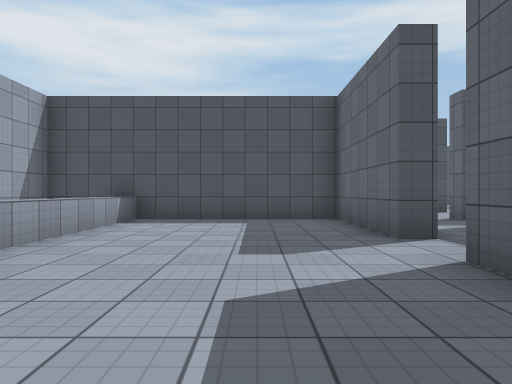
view 1 (above)

24 first-person views from a walk through a Unity game level. The camera is 1.2 m above the floor, looks level and sees 70° across. The floor is counted in squares, 2 m on a side. Each view is taken from the middle of a square. On the plan, view 1 faces up. The plan holds only what a view shows up to about 10 squares ahead; the rest is blank. The player character is not drawn. Surface patterns are stand-ins for the level's own textures.

view 2
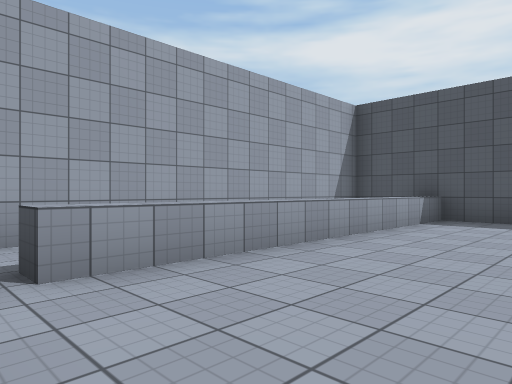

view 3
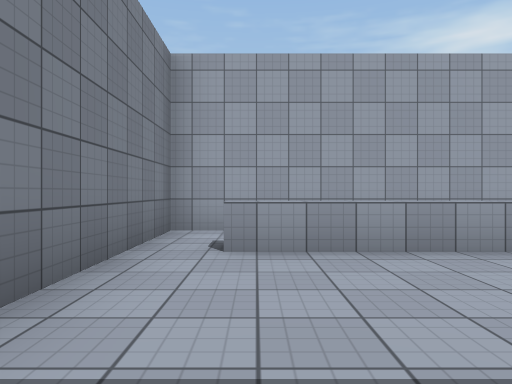

view 4
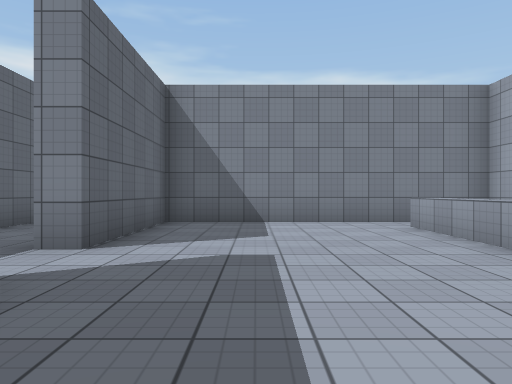

view 5
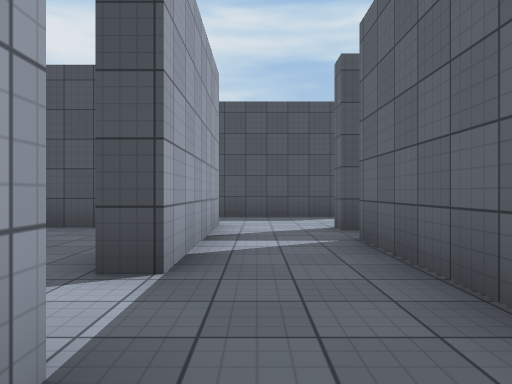

view 6
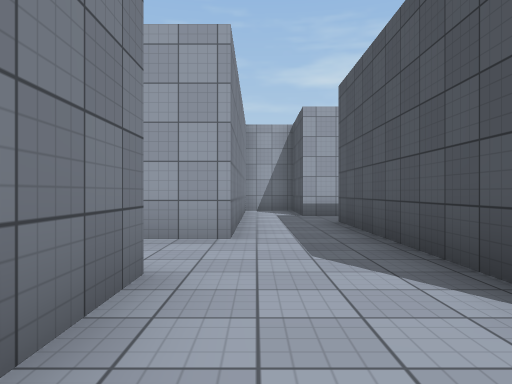

view 7
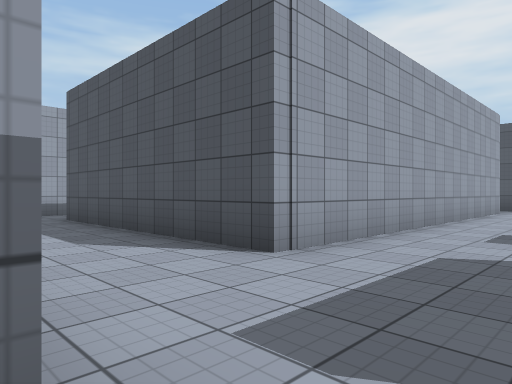

view 8
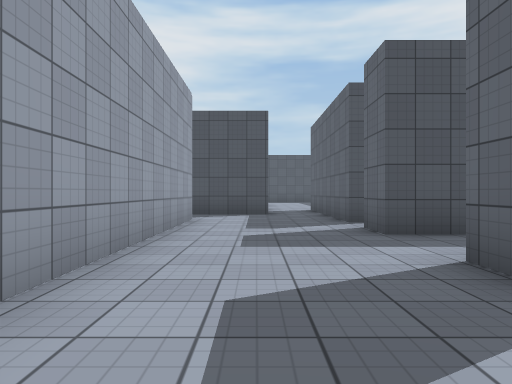

view 9
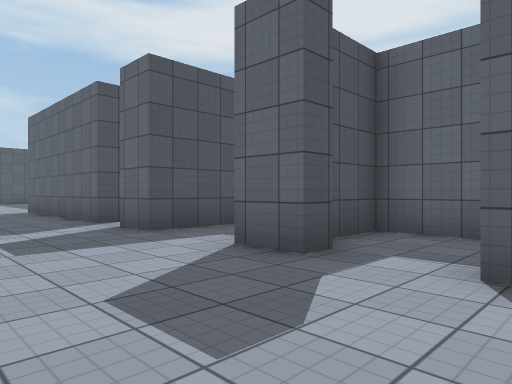

view 10
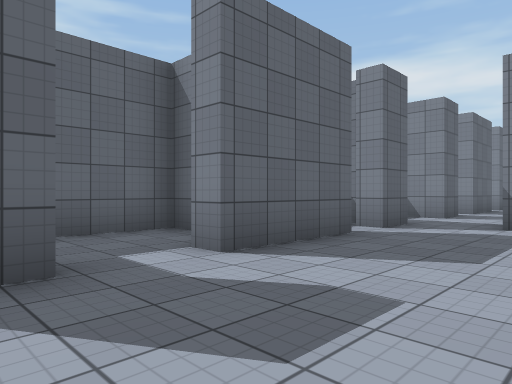

view 11
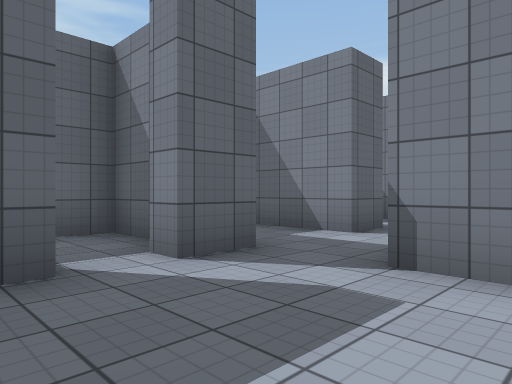

view 12
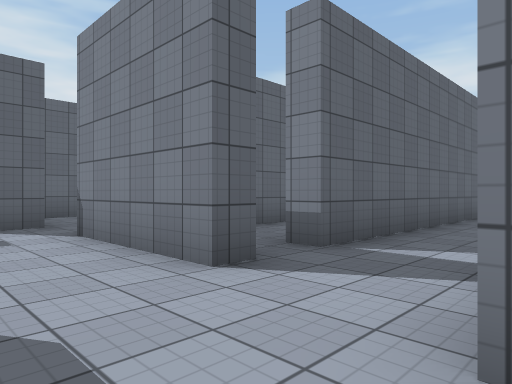

view 13
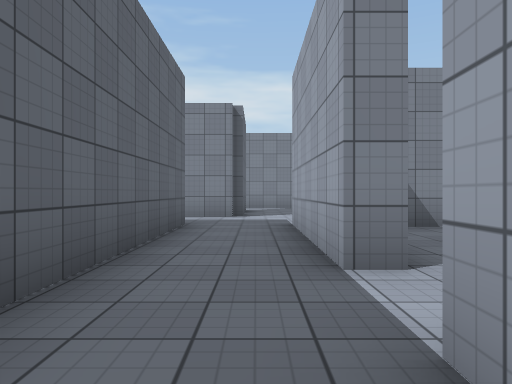

view 14
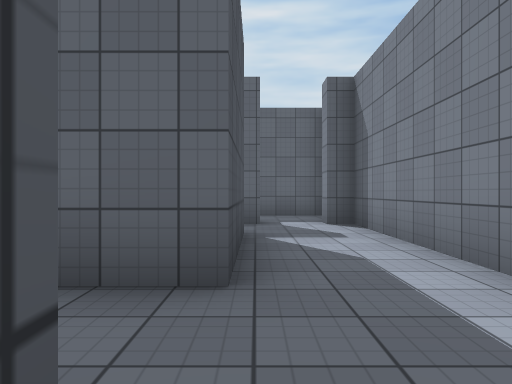

view 15
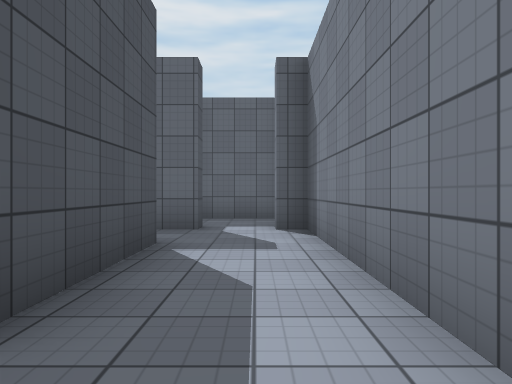

view 16
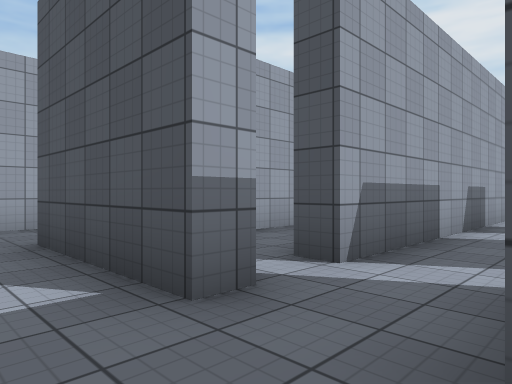

view 17
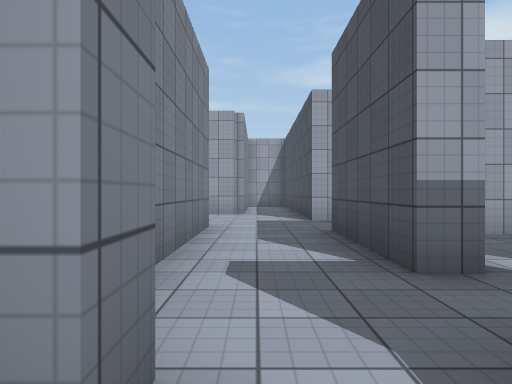

view 18
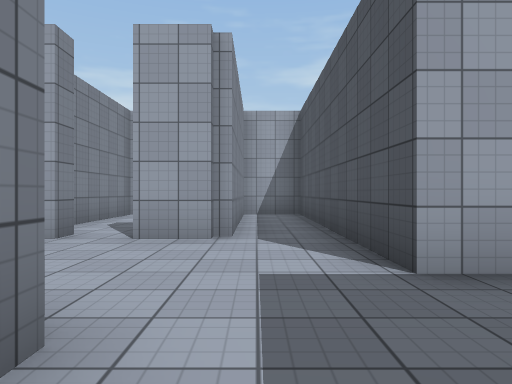

view 19
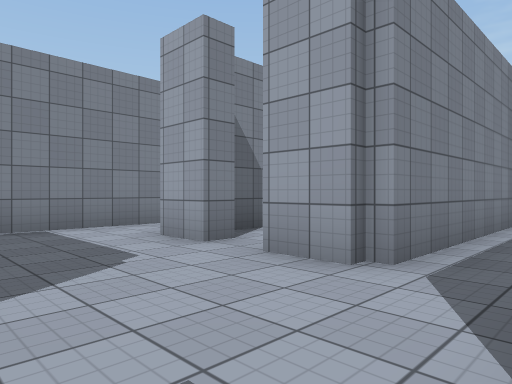

view 20
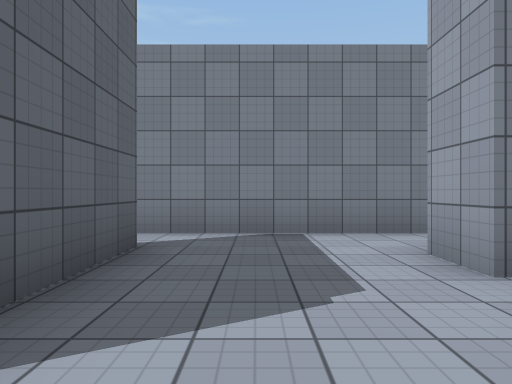

view 21
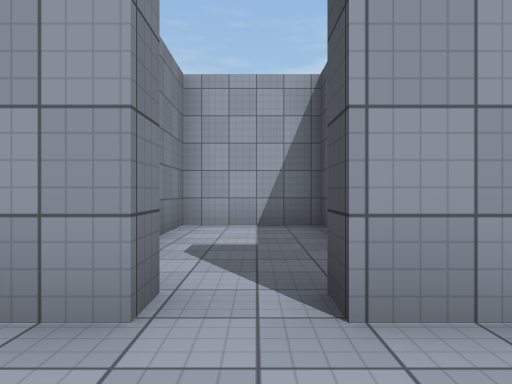

view 22
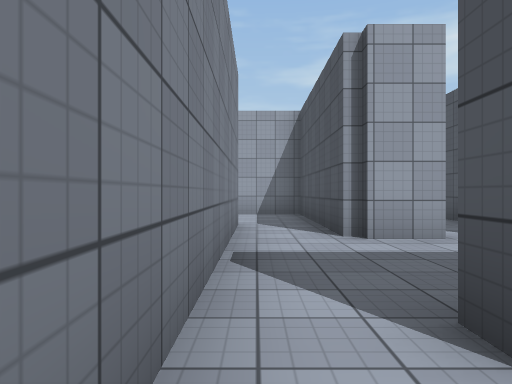

view 23
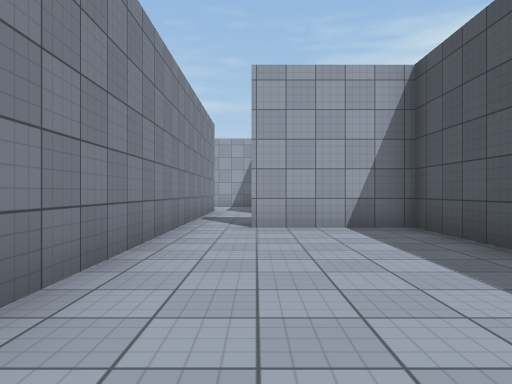

view 24
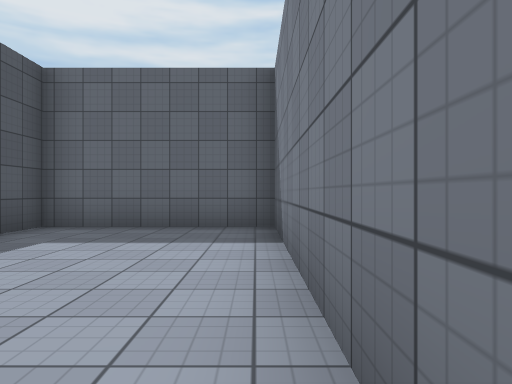

### Floor plan
Key: @ floor where view 1 was taken; # wall or solid block; . floor; ^ raised ledge.
Columns run from 5 left of view 1 to 12 right of it. Each row starts with its distance up from view 1.
 23              .#
 22           ###.#
 21            ...#
 20           #...#
 19           #....
 18           #...#
 17           #...###
 16           #.....
 15           #...####
 14           #......#
 13           #......#
 12           #...#..#
 11   #..######...####
 10   #..............
  9   ............#..#
  8 ########..###.####
  7 # ^....#....#....#
  6 # ^....#.#..#.####
  5 # ^....#.# .#..
  4 # ^......#  #..
  3 # ^....#.#. #.##
  2 # ^....#.#..#.
  1 #.^....#.#..#.
  0 #....@##.#....#
 -1 #######..####.#..#
 -2 #................#
 -3 ######..##########
 -4 #.......#........#
 -5 #...##..#........#
 -6 #####...#........#
 -7 #................#
 -8     ##############

Positions as (right, up) in squares from view 1, and headings:
1: (0, 0), facing up
2: (0, 0), facing up-left
3: (1, 1), facing left
4: (0, 7), facing down
5: (3, 2), facing up
6: (7, 9), facing left
7: (8, 8), facing up-left
8: (7, 12), facing up
9: (6, 12), facing up-right
10: (6, 15), facing down-right
11: (6, 11), facing down-right
12: (2, 10), facing down-right
13: (3, 6), facing down
14: (2, -1), facing right
15: (3, -2), facing right
16: (9, -2), facing up-left
17: (10, -2), facing left
18: (5, -2), facing left
19: (3, -1), facing down-left
20: (2, -2), facing down
21: (2, -4), facing left
22: (5, -7), facing left
23: (10, -6), facing left
24: (5, -7), facing right
